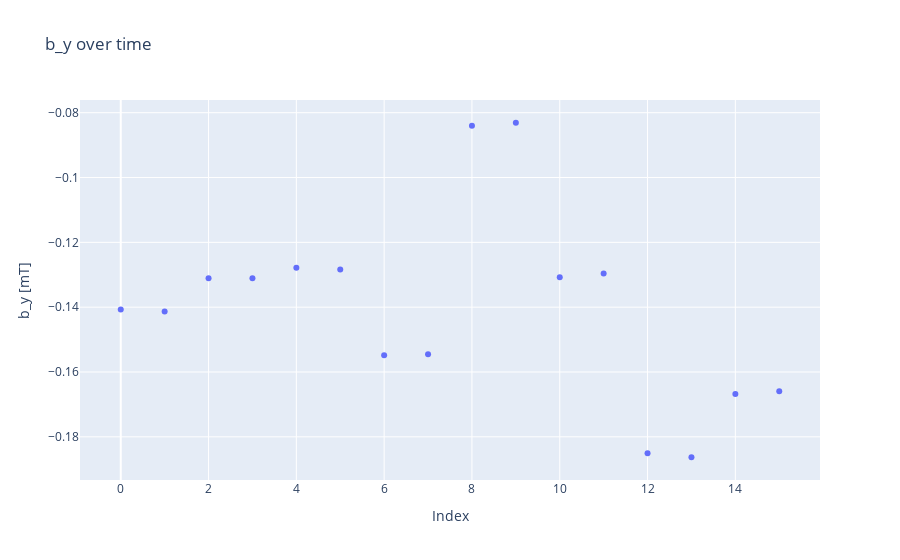

The notebook cell this image was saved under:
### Code cell
measuredby = go.Scatter(x=index, y=by7, mode='markers')
layoutby = go.Layout(title='b_y over time')
figby = go.Figure(data=[measuredby], layout=layoutby)
figby.update_yaxes(scaleanchor='y')
figby.update_layout(
    xaxis_title="Index",
    yaxis_title="b_y [mT]"
)
figby.show()

### Figure 1 — Plotly figure (JSON) as saved in the notebook; plotly's stock layout.template omitted (floating-point values rounded to 4 significant figures)
{"data": [{"mode": "markers", "type": "scatter", "x": [0, 1, 2, 3, 4, 5, 6, 7, 8, 9, 10, 11, 12, 13, 14, 15], "y": [-0.1407, -0.1413, -0.1311, -0.1311, -0.1278, -0.1284, -0.1548, -0.1545, -0.084, -0.0831, -0.1308, -0.1296, -0.1851, -0.1863, -0.1668, -0.1659]}], "layout": {"title": {"text": "b_y over time"}, "xaxis": {"title": {"text": "Index"}}, "yaxis": {"scaleanchor": "y", "title": {"text": "b_y [mT]"}}}}
